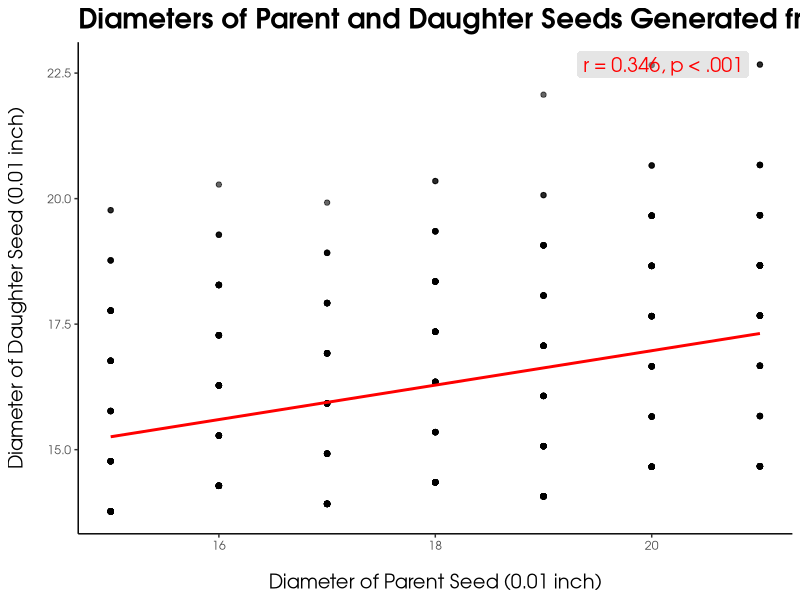

This figure's R source:
library(ggplot2)

# -----------------------------------------------------------
# Reconstruct Galton's pea seed dataset
# The original data were published as a frequency table.
# Here I recreate individual observations using rep(),
# which repeats each value according to its frequency.
# -----------------------------------------------------------

parentseed_diameters <- c(
  rep(21.00, 100),
  rep(20.00, 100),
  rep(19.00, 100),
  rep(18.00, 100),
  rep(17.00, 100),
  rep(16.00, 100),
  rep(15.00, 100)
)

daughterseed_diameters <- c(
  rep(14.67, 22), rep(15.67, 8), rep(16.67, 10), rep(17.67, 18), rep(18.67, 21), rep(19.67, 13), rep(20.67, 6), rep(22.67, 2),
  rep(14.66, 23), rep(15.66, 10), rep(16.66, 12), rep(17.66, 17), rep(18.66, 20), rep(19.66, 13), rep(20.66, 3), rep(22.66, 2),
  rep(14.07, 35), rep(15.07, 16), rep(16.07, 12), rep(17.07, 13), rep(18.07, 11), rep(19.07, 10), rep(20.07, 2), rep(22.07, 1),
  rep(14.35, 34), rep(15.35, 12), rep(16.35, 13), rep(17.35, 17), rep(18.35, 16), rep(19.35, 6), rep(20.35, 2),
  rep(13.92, 37), rep(14.92, 16), rep(15.92, 13), rep(16.92, 16), rep(17.92, 13), rep(18.92, 4), rep(19.92, 1),
  rep(14.28, 34), rep(15.28, 15), rep(16.28, 18), rep(17.28, 16), rep(18.28, 13), rep(19.28, 3), rep(20.28, 1),
  rep(13.77, 46), rep(14.77, 14), rep(15.77, 9), rep(16.77, 11), rep(17.77, 14), rep(18.77, 4), rep(19.77, 2)
)

# combine variables into a single data frame
galtonData <- data.frame(parentseed_diameters, daughterseed_diameters)

# perform a Pearson correlation test
cor_test <- cor.test(
  galtonData$parentseed_diameters,
  galtonData$daughterseed_diameters
)

print(cor_test)

# scatter plot with regression line
ggplot(galtonData, aes(x = parentseed_diameters, y = daughterseed_diameters)) +
  geom_point(alpha = 0.6) +
  geom_smooth(method = "lm", color = "red", se = FALSE) +
  labs(
    title = "Diameters of Parent and Daughter Seeds Generated from Galton (1884)",
    x = "Diameter of Parent Seed (0.01 inch)",
    y = "Diameter of Daughter Seed (0.01 inch)"
  ) +
  annotate(
    "label",
    x = 20.9,
    y = max(galtonData$daughterseed_diameters),
    label = "r = 0.346, p < .001",
    color = "red",
    fill = "grey80",
    alpha = 0.5,
    label.size = 0,
    family = "AvantGarde",
    size = 5,
    hjust = 1
  ) +
  theme_classic() +
  theme(
    plot.title = element_text(face = "bold", size = 20, family = "AvantGarde"),
    text = element_text(family = "AvantGarde"),
    axis.title.x = element_text(margin = margin(t = 15), size = 14),
    axis.title.y = element_text(margin = margin(r = 15), size = 14)
  )
